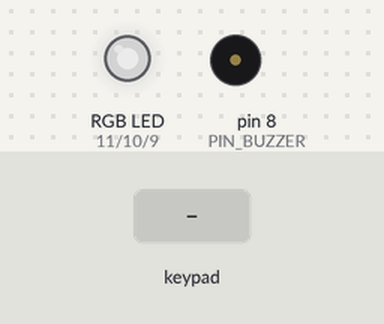
Recording of a sketch running on a simulated Arduino Uno, built with avr-gcc and run on an emulated ATmega328P. Parts: an RGB LED mixed from three pins (HIGH = lit), buzzer (waves = sounding). Dashed ring = blinking. Inputs (shaded band) come from the test bench. Dim RGB values are drawn brighter than linear; what the sketch prints to the serial monitor is not drawn.

Above: at 2.2 s.
2.3 s: key '*' pressed
At 3.5 s:
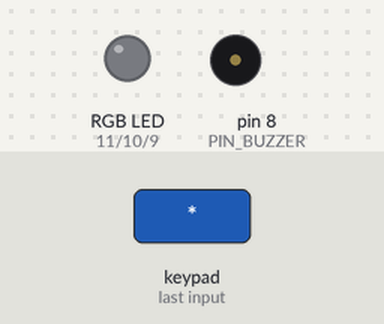
3.8 s: keypad keys 0 0 0 0 pressed 0.4 s apart
At 4.25 s:
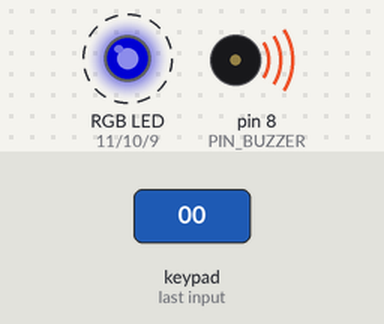
6.9 s: keypad keys 0 0 0 0 # pressed 0.4 s apart
At 9.6 s:
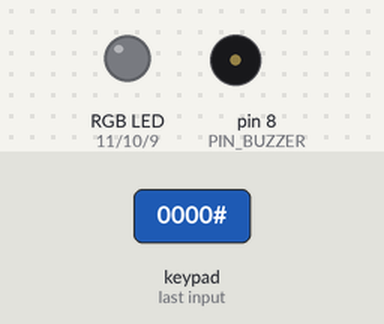
10.4 s: keypad keys 0 0 0 0 * pressed 0.4 s apart
At 11.7 s:
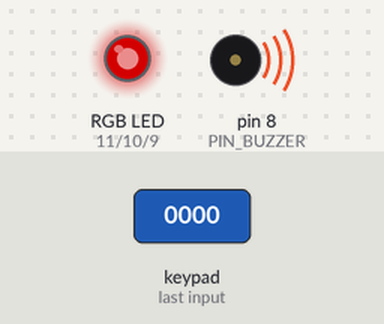
Timing chart, 0 to 13.4 s (numbered marks = the images above; inputs shaded):
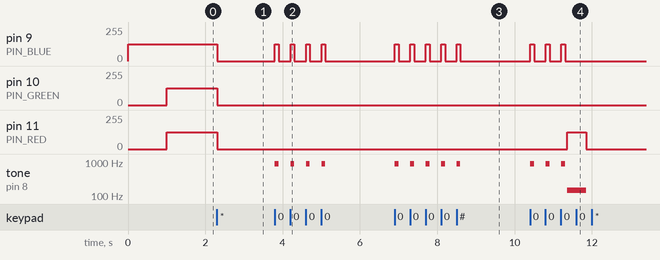

The sketch:

day-14_advanced_security_panel.ino
```cpp
#include <Key.h>
#include <Keypad.h>

// CONFIG

#define PIN_BUZZER 8
#define PIN_RED 11
#define PIN_GREEN 10
#define PIN_BLUE 9

const byte ROWS = 4;
const byte COLS = 4;

const byte PASSWORD_LENGTH = 4;

const char BUTTONS[ROWS][COLS] = {
  {'1', '2', '3', 'A'},
  {'4', '5', '6', 'B'},
  {'7', '8', '9', 'C'},
  {'*', '0', '#', 'D'}
};

byte ROW_PINS[ROWS] = {5, 4, 3, 2};
byte COL_PINS[COLS] = {6, 7, 12, 13};

// DATA

Keypad keypad = Keypad(makeKeymap(BUTTONS), ROW_PINS, COL_PINS, ROWS, COLS);

char currentPassword[PASSWORD_LENGTH] = {'0', '0', '0', '0'};

struct PWMColor {
  byte red;
  byte green;
  byte blue;
};

const PWMColor OFF = {0, 0, 0};
const PWMColor WHITE = {125, 125, 125};
const PWMColor RED = {125, 0, 0};
const PWMColor GREEN = {0, 125, 0};
const PWMColor BLUE = {0, 0, 125};

// SETUP AND MAIN LOOP

void setup() {
  Serial.begin(115200);
  displayColor(&BLUE);
  delay(1000);
  displayColor(&WHITE);
  Serial.println("*: set password");
  Serial.println("#: unlock");
}

void loop() {
  char result = keypad.getKey();

  switch(result) {
    case '*':
      trySet();
      break;
    case '#':
      tryUnlock();
      break;
    default:
      break;
  };
}

// HELPERS

void tryUnlock() {
  Serial.print("enter current password: ");
  char attempted[PASSWORD_LENGTH] = {0, 0, 0, 0};
  readPassword(attempted);

  int result = compare(attempted, currentPassword);
  if (result < 0) {
    onError("INCORRECT PASSWORD");
  } else {
    onSuccess("UNLOCKED");
  }

  displayColor(&WHITE);
}

void trySet() {
  Serial.print("enter current password: ");

  char current[PASSWORD_LENGTH] = {0, 0, 0, 0};
  readPassword(current);
  int result = compare(current, currentPassword);
  if (result < 0) {
    onError("PASSWORD UNCHANGED");
    return;
  }

  Serial.print("enter new password: ");
  char new1[PASSWORD_LENGTH] = {0, 0, 0, 0};
  readPassword(new1);

  Serial.print("repeat: ");
  char new2[PASSWORD_LENGTH] = {0, 0, 0, 0};
  readPassword(new2);

  result = compare(new2, new1);
  if (result != 0) {
    onError("PASSWORD UNCHANGED");
    return;
  }

  for (int i = 0; i < PASSWORD_LENGTH; ++i) {
    currentPassword[i] = new1[i];
  }
  onSuccess("PASSWORD UPDATED");

  displayColor(&WHITE);
}

void readPassword(char* buffer) {
  displayColor(&OFF);
  char result = 0;
  for (int i = 0; i < PASSWORD_LENGTH; ++i) {
    while(!(result = keypad.getKey()));
    buffer[i] = result;
    onInput("*");
  }
  Serial.println(" OK");
}

int compare(char* test, char* expected) {
  for (int i = 0; i < PASSWORD_LENGTH; ++i) {
    if (test[i] != expected[i]) {
      return -1;
    }
  }
  return 0;
}

void onInput(const char* character) {
  toneAndBlink(880, &BLUE, 100);
  Serial.print(character);
}

void onSuccess(const char* message) {
  for (int i = 0; i < 5; ++i) {
    toneAndBlink(1500, &GREEN, 50);
  }
}

void onError(const char* message) {
  toneAndBlink(147, &RED, 500);
  Serial.println(message);
}

void toneAndBlink(const int frequency, const PWMColor* color, const int duration) {
  displayColor(color);
  tone(PIN_BUZZER, frequency);
  delay(duration);
  noTone(PIN_BUZZER);
  displayColor(&OFF);
  delay(50);
}

void displayColor(const PWMColor* color) {
  analogWrite(PIN_RED, color->red);
  analogWrite(PIN_GREEN, color->green);
  analogWrite(PIN_BLUE, color->blue);
}
```

Measured:
- after the input at 2.3 s, pin 9 (PIN_BLUE), pin 10 (PIN_GREEN), pin 11 (PIN_RED): 125/255 → 0/255 at once
- after the input at 3.8 s, pin 9 (PIN_BLUE): alternates 125/255 for 0.10 s and 0/255 for 0.30 s, 8 changes in all, then stays 0/255, starting at once; tone on pin 8 (PIN_BUZZER): alternates 880 Hz for 0.10 s and silent for 0.30 s, 8 changes in all, then stays silent, starting at once
- after the input at 6.9 s, pin 9 (PIN_BLUE): alternates 125/255 for 0.10 s and 0/255 for 0.30 s, 10 changes in all, then stays 0/255, starting at once; tone on pin 8 (PIN_BUZZER): alternates 880 Hz for 0.10 s and silent for 0.30 s, 10 changes in all, then stays silent, starting at once
- after the input at 10.4 s, pin 9 (PIN_BLUE): alternates 125/255 for 0.10 s and 0/255 for 0.30 s, 6 changes in all, then stays 0/255, starting at once; pin 11 (PIN_RED): 0/255 → 125/255 after 0.96 s, → 0/255 0.50 s later; tone on pin 8 (PIN_BUZZER): plays 880 Hz for 0.10 s, 880 Hz for 0.10 s, 880 Hz for 0.10 s, 147 Hz for 0.50 s, starting at once
